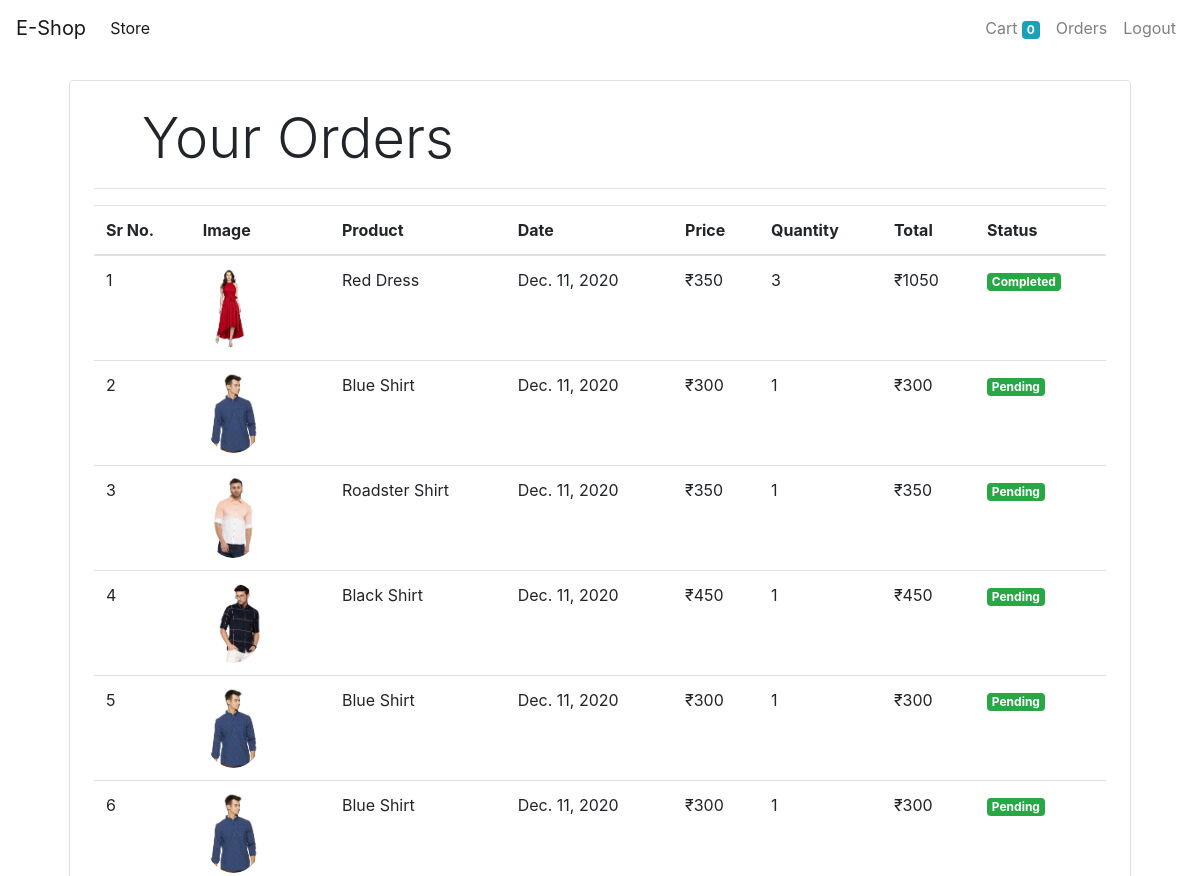
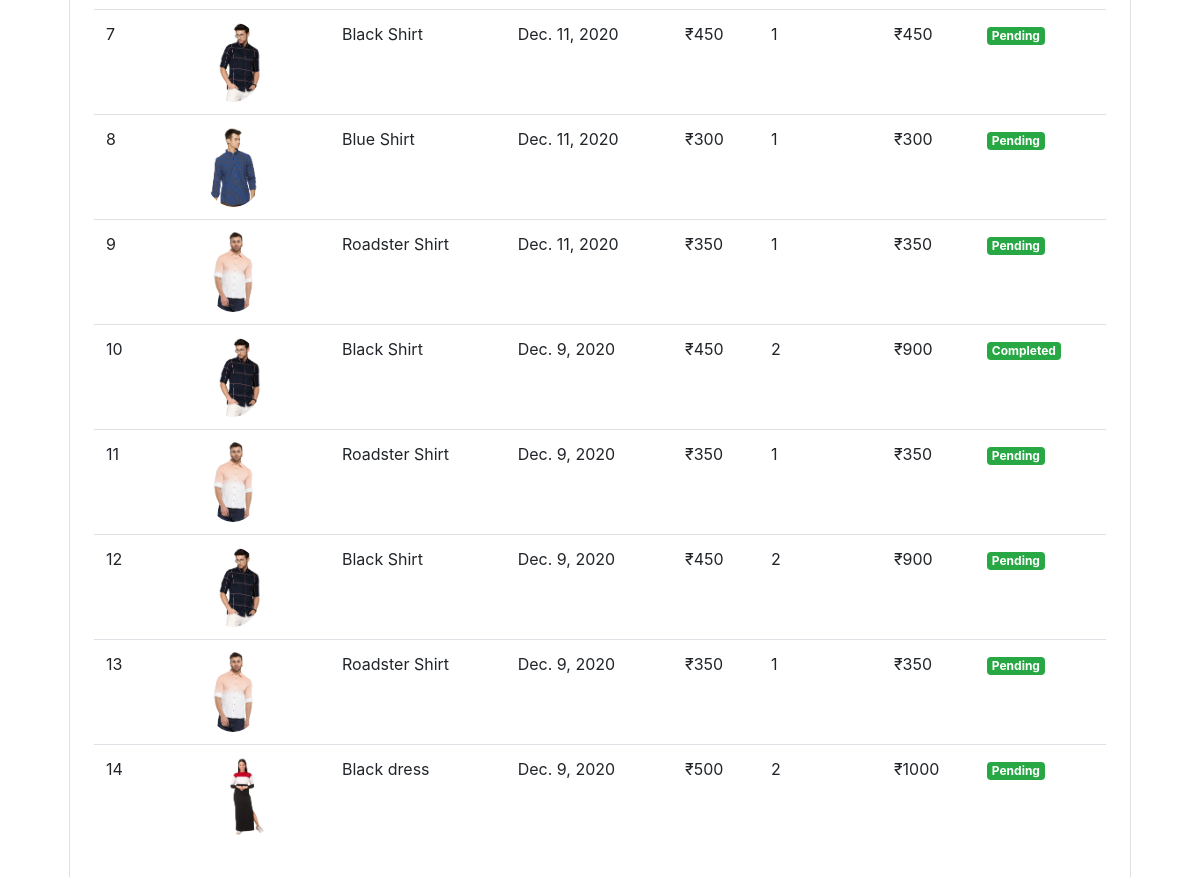
Page /orders (signed in) on the committed database (2 pictures, top to bottom).
### Store/models.py (models this page shows, shortened)
class Order(models.Model):
    product=models.ForeignKey(Product,on_delete=models.CASCADE)
    customer=models.ForeignKey(Customer,on_delete=models.CASCADE)
    quantity=models.IntegerField(default=1)
    price=models.IntegerField()
    address=models.CharField(max_length=200, default='',blank=True)
    phone=models.CharField(max_length=50, default='',blank=True)
    date=models.DateField(default=datetime.datetime.today)
    status=models.BooleanField(default=False)
    @staticmethod
    def get_orders_by_customer(customer_id):
        return Order.objects.filter(customer=customer_id).order_by('-date')

class Product(models.Model):
    name=models.CharField(max_length=50)
    price=models.IntegerField()
    description=models.CharField(max_length=200,default='',null=True,blank=True)
    image=models.ImageField(upload_to='images')
    category=models.ForeignKey(Category,on_delete=models.CASCADE,default=1)

### Store/views.py (the view)
# urls.py: path('orders',v.orders.as_view()),
class orders(View):
    @method_decorator(auth_middleware)
    def get(s,request):
        customer=request.session.get('customer')
        orders=Order.get_orders_by_customer(customer)
        d={'orders':orders}
        return render(request,"orders.html",d)

### Store/templatetags/custom_filter.py (called while the page is built)
@register.filter(name='currency')
def currency(number):
    return "₹" + str(number)

@register.filter(name='multiply')
def multiply(number,number1):
    return number*number1

### Store/templates/orders.html
{% extends 'base.html' %}
{% block main %}
{% load cart %}
{% load custom_filter %}
<div class="container">
    <div class="border rounded p-4 m-4">
        <p class="display-4 pl-4 ml-4">Your Orders</p>
        <hr>
        <table class="table">
            <thead>
                <tr>
                    <th>Sr No.</th>
                    <th>Image</th>
                    <th>Product</th>
                    <th>Date</th>
                    <th>Price</th>
                    <th>Quantity</th>
                    <th>Total</th>
                    <th>Status</th>
                </tr>
            </thead>
            <tbody>
                {% for order in orders %}
                <tr>
                    <td>{{forloop.counter}}</td>
                    <td><img style="height: 80px;" class="rounded-circle" src="{{order.product.image.url}}" alt=""></td>
                    <td>{{order.product.name}}</td>
                    <td>{{order.date}}</td>
                    <td>{{order.price|currency}}</td>
                    <td>{{order.quantity}}</td>
                    <td>{{order.quantity|multiply:order.price|currency}}</td>
                    {% if order.status %}
                    <td><small class="badge badge-success">Completed</small></td>
                    {% else %}
                    <td><small class="badge badge-success">Pending</small></td>
                    {% endif %}
                </tr>
                {% endfor %}
            </tbody>
        </table>
    </div>
</div>
{% endblock %}

### Store/templates/base.html (shortened to what this page needs)
<!doctype html>
<html lang="en">
<head>
    <link rel="stylesheet" href="https://cdn.jsdelivr.net/npm/bootstrap@4.5.3/dist/css/bootstrap.min.css"
>
</head>
<body>
    <nav class="one-edge-shadow sticky-top navbar navbar-expand-lg navbar-light bg-white">
        <a class="navbar-brand" href="/">E-Shop</a>
        <div class="collapse navbar-collapse" id="navbarSupportedContent">
            <ul class="navbar-nav mr-auto">
                <li class="nav-item active">
                    <a class="nav-link" href="/store">Store <span class="sr-only">(current)</span></a>
                </li>
            </ul>
            <ul class=" navbar-nav my-2 my-lg-0">
                <li class="nav-item ">
                    <a class="nav-link" href="/cart">Cart
                        <span class="badge badge-info">{{request.session.cart.keys|length}}</span>
                        <span class="sr-only">(current)</span></a>
                </li>
                {% if request.session.customer %}
                <li class="nav-item ">
                    <a class="nav-link" href="/orders">Orders<span class="sr-only">(current)</span></a>
                </li>
                <li class="nav-item ">
                    <a class="nav-link" href="/logout">Logout<span class="sr-only">(current)</span></a>
                </li>
                {% endif %}
            </ul>
        </div>
    </nav>
    {% block main %}
    {% endblock %}
</body>
</html>

### rows in the picture
Order: product.image (picture), product.name "Red Dress", date "Dec. 11, 2020", price "₹350", quantity "3", quantity|multiply "₹1050", status "Completed"
Order: product.image (picture), product.name "Blue Shirt", date "Dec. 11, 2020", price "₹300", quantity "1", quantity|multiply "₹300", status "Pending"
Order: product.image (picture), product.name "Roadster Shirt", date "Dec. 11, 2020", price "₹350", quantity "1", quantity|multiply "₹350", status "Pending"
Order: product.image (picture), product.name "Black Shirt", date "Dec. 11, 2020", price "₹450", quantity "1", quantity|multiply "₹450", status "Pending"
Order: product.image (picture), product.name "Blue Shirt", date "Dec. 11, 2020", price "₹300", quantity "1", quantity|multiply "₹300", status "Pending"
Order: product.image (picture), product.name "Blue Shirt", date "Dec. 11, 2020", price "₹300", quantity "1", quantity|multiply "₹300", status "Pending"
Order: product.image (picture), product.name "Black Shirt", date "Dec. 11, 2020", price "₹450", quantity "1", quantity|multiply "₹450", status "Pending"
Order: product.image (picture), product.name "Blue Shirt", date "Dec. 11, 2020", price "₹300", quantity "1", quantity|multiply "₹300", status "Pending"
Order: product.image (picture), product.name "Roadster Shirt", date "Dec. 11, 2020", price "₹350", quantity "1", quantity|multiply "₹350", status "Pending"
Order: product.image (picture), product.name "Black Shirt", date "Dec. 9, 2020", price "₹450", quantity "2", quantity|multiply "₹900", status "Completed"
Order: product.image (picture), product.name "Roadster Shirt", date "Dec. 9, 2020", price "₹350", quantity "1", quantity|multiply "₹350", status "Pending"
Order: product.image (picture), product.name "Black Shirt", date "Dec. 9, 2020", price "₹450", quantity "2", quantity|multiply "₹900", status "Pending"
Order: product.image (picture), product.name "Roadster Shirt", date "Dec. 9, 2020", price "₹350", quantity "1", quantity|multiply "₹350", status "Pending"
Order: product.image (picture), product.name "Black dress", date "Dec. 9, 2020", price "₹500", quantity "2", quantity|multiply "₹1000", status "Pending"

### other values in the picture
{{ request.session.cart.keys|length }} "0"
